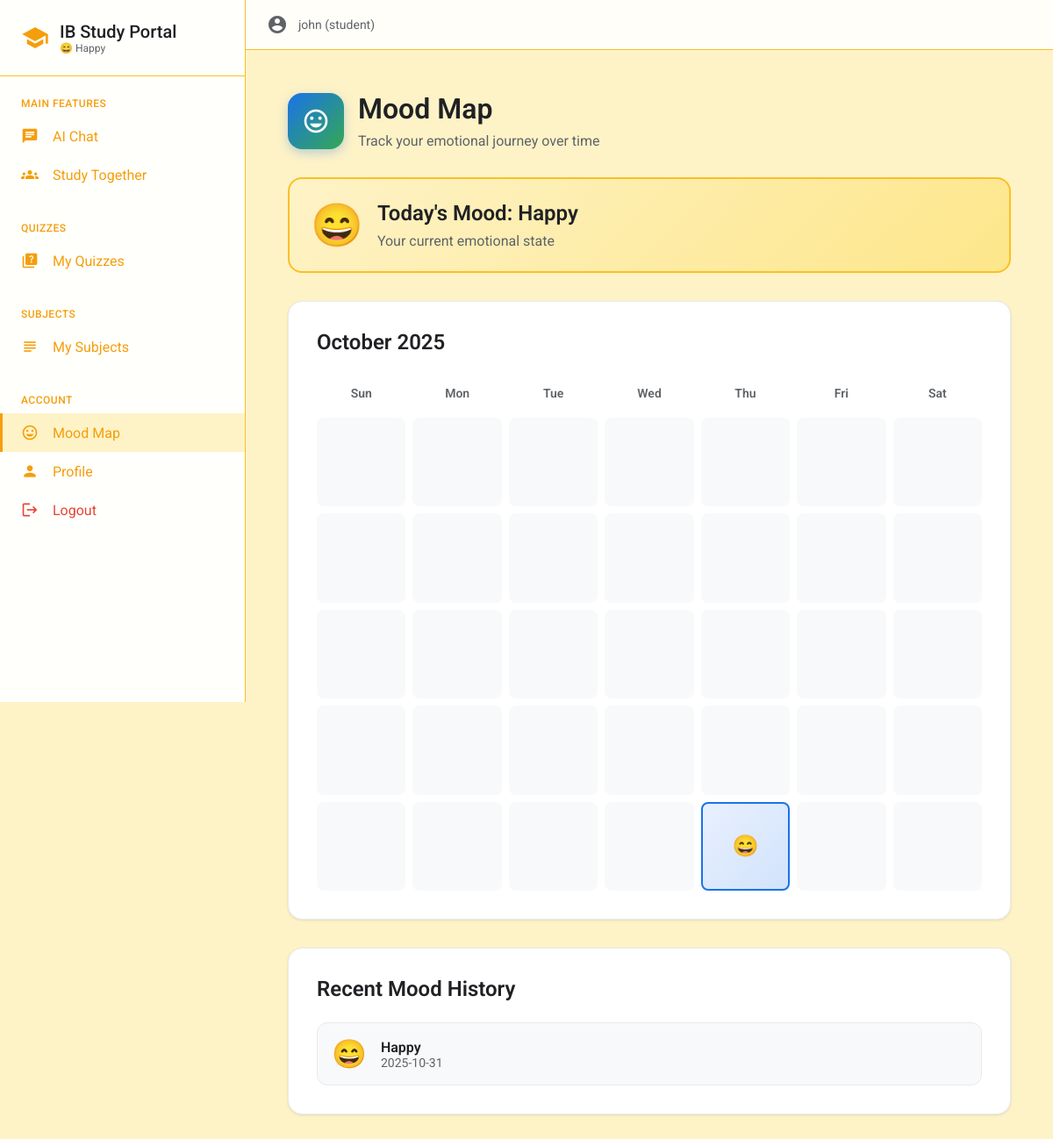
Page /mood_map (signed in) on the earlier database version.
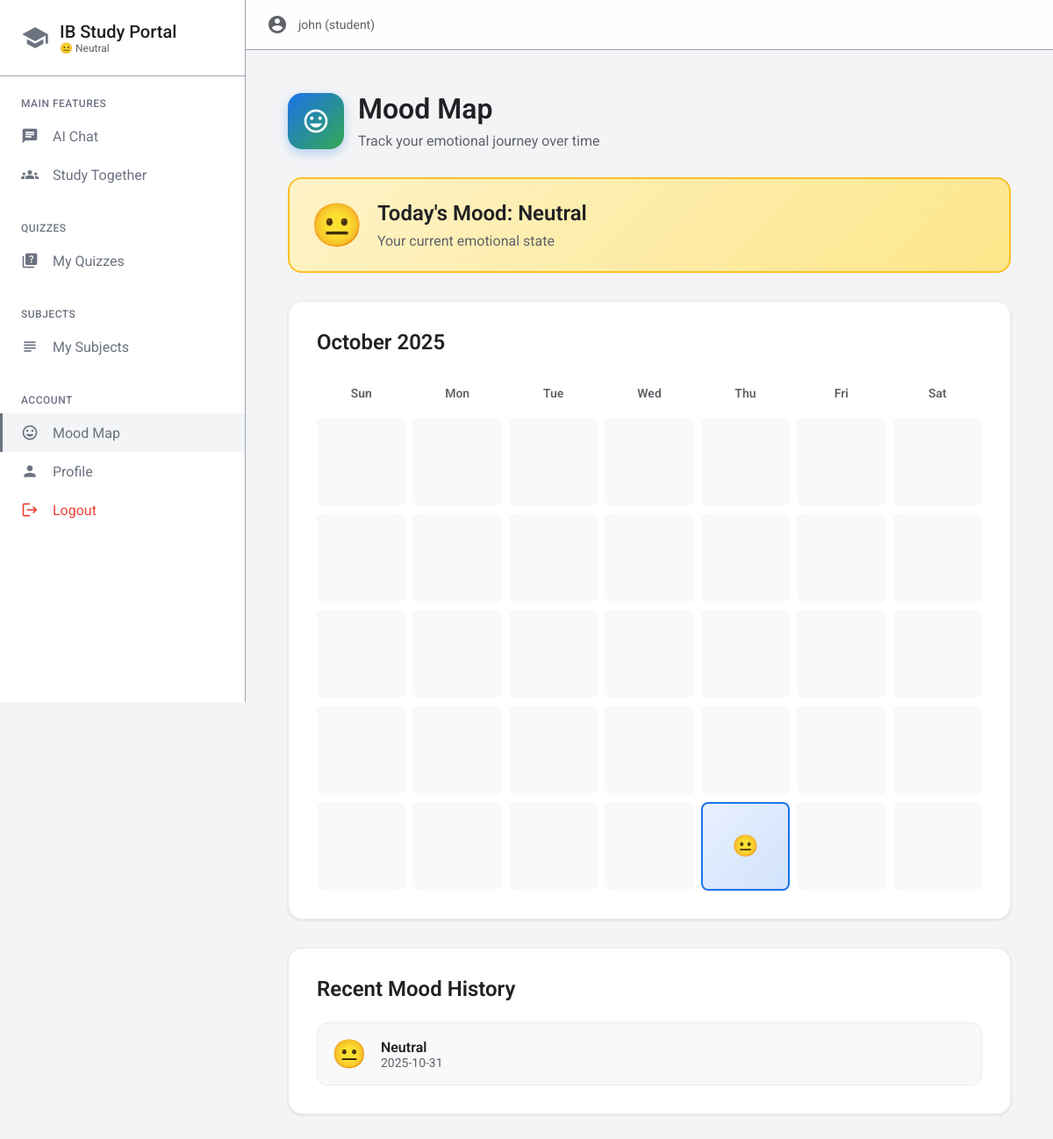
Same page on the later database version.
### tables this page shows
CREATE TABLE mood_tracking (id INTEGER PRIMARY KEY AUTOINCREMENT,user_id INTEGER,date DATE NOT NULL,mood TEXT NOT NULL,age INTEGER,gender TEXT,race TEXT,login_time TIMESTAMP DEFAULT CURRENT_TIMESTAMP,FOREIGN KEY (user_id) REFERENCES users (id),UNIQUE(user_id, date));

### auth.py (the view)
	def wrapper(*args,**kwargs):
		if 'user_id' not in session:
			flash('You need to login first','error')
			return redirect(url_for('login'))
		return f(*args,**kwargs)

### app.py (called while the page is built)
@app.template_filter('emoji')
def emoji_filter(mood):
	return mood_emoji(mood) if mood else '🙂'

@app.template_filter('month_name')
def month_name_filter(month_num):
	months=['January','February','March','April','May','June','July','August','September','October','November','December']
	return months[month_num-1] if 1<=month_num<=12 else 'Unknown'

@app.context_processor
def inject_mood_theme():
	mood=session.get('user_mood')
	if mood:
		theme=get_mood_theme(mood)
		return {'user_mood':mood,'mood_theme':theme}
	return {'user_mood':None,'mood_theme':None}

### auth.py (called while the page is built)
def login_required(f):
	def wrapper(*args,**kwargs):
		if 'user_id' not in session:
			flash('You need to login first','error')
			return redirect(url_for('login'))
		return f(*args,**kwargs)
	wrapper.__name__=f.__name__
	return wrapper

def get_current_user():
	user_id,username,role=session.get('user_id'),session.get('username'),session.get('role')
	return {'id':user_id,'username':username,'role':role}

### db.py (called while the page is built)
def get_db_connection():return sqlite3.connect(DATABASE)

### templates/mood_map.html (shortened to what the changed rows need)
{% extends "base.html" %}
{% block content %}
<div style="max-width: 1200px; margin: 0 auto; padding: 24px;">
    <div style="display: flex; align-items: center; gap: 16px; margin-bottom: 32px;">
        <div>
            <h1 style="margin: 0 0 8px 0; font-size: 32px; font-weight: 600; color: #202124;">Mood Map</h1>
        </div>
    </div>
    {% if current_mood %}
    <div style="background: linear-gradient(135deg, #fef3c7 0%, #fde68a 100%); padding: 24px; border-radius: 16px; margin-bottom: 32px; border: 2px solid #fbbf24;">
        <div style="display: flex; align-items: center; gap: 16px;">
            <div style="font-size: 48px;">{% if current_mood %}{{ current_mood|emoji }}{% else %}🙂{% endif %}</div>
            <div>
                <h2 style="margin: 0 0 8px 0; font-size: 24px; font-weight: 600; color: #202124;">Today's Mood: {{ current_mood|title }}</h2>
                <p style="margin: 0; color: #5f6368; font-size: 16px;">Your current emotional state</p>
            </div>
        </div>
    </div>
    {% endif %}
    <div style="background: white; padding: 32px; border-radius: 16px; border: 1px solid #e8eaed; box-shadow: 0 1px 3px rgba(0,0,0,0.1); margin-bottom: 32px;">
        <h2 style="margin: 0 0 24px 0; font-size: 24px; font-weight: 600; color: #202124;">{{ month|month_name }} {{ year }}</h2>
        <div style="display: grid; grid-template-columns: repeat(7, 1fr); gap: 8px;">
            <div style="text-align: center; padding: 12px; font-weight: 600; color: #5f6368; font-size: 14px;">Sun</div>
            <div style="text-align: center; padding: 12px; font-weight: 600; color: #5f6368; font-size: 14px;">Mon</div>
            <div style="text-align: center; padding: 12px; font-weight: 600; color: #5f6368; font-size: 14px;">Tue</div>
            <div style="text-align: center; padding: 12px; font-weight: 600; color: #5f6368; font-size: 14px;">Wed</div>
            <div style="text-align: center; padding: 12px; font-weight: 600; color: #5f6368; font-size: 14px;">Thu</div>
            <div style="text-align: center; padding: 12px; font-weight: 600; color: #5f6368; font-size: 14px;">Fri</div>
            <div style="text-align: center; padding: 12px; font-weight: 600; color: #5f6368; font-size: 14px;">Sat</div>
            {% for week in calendar %}
                {% for day in week %}
                    {% if day == "" %}
                        <div style="aspect-ratio: 1; background: #f8f9fa; border-radius: 8px;"></div>
                    {% else %}
                        <div style="aspect-ratio: 1; background: {% if day %}linear-gradient(135deg, #e8f0fe 0%, #d2e3fc 100%){% else %}#f8f9fa{% endif %}; border-radius: 8px; display: flex; align-items: center; justify-content: center; font-size: 24px; border: {% if day %}2px solid #1a73e8{% else %}1px solid #e8eaed{% endif %};">
                            {{ day }}
                        </div>
                    {% endif %}
                {% endfor %}
            {% endfor %}
        </div>
    </div>
    {% if mood_history %}
    <div style="background: white; padding: 32px; border-radius: 16px; border: 1px solid #e8eaed; box-shadow: 0 1px 3px rgba(0,0,0,0.1);">
        <h2 style="margin: 0 0 24px 0; font-size: 24px; font-weight: 600; color: #202124;">Recent Mood History</h2>
        <div style="display: flex; flex-direction: column; gap: 12px;">
            {% for entry in mood_history[:10] %}
            <div style="display: flex; align-items: center; gap: 16px; padding: 16px; background: #f8f9fa; border-radius: 12px; border: 1px solid #e8eaed;">
                <div style="font-size: 32px;">{{ entry.mood|emoji }}</div>
                <div style="flex: 1;">
                    <div style="font-weight: 600; color: #202124; font-size: 16px;">{{ entry.mood|title }}</div>
                    <div style="color: #5f6368; font-size: 14px;">{{ entry.date }}</div>
                </div>
            </div>
            {% endfor %}
        </div>
    </div>
    {% endif %}
</div>
{% endblock %}

### templates/base.html (shortened to what this page needs)
<!DOCTYPE html>
<html lang="en">
<head>
</head>
<body>
    <div class="app-layout">
        <nav class="sidebar" id="sidebar">
            <div class="sidebar-header">
                <span class="material-icons" style="color: {% if mood_theme %}{{ mood_theme.primary }}{% else %}#1a73e8{% endif %}; font-size: 32px; transition: color 0.5s ease;">school</span>
                <div>
                    <h1 style="margin: 0; font-size: 20px; font-weight: 500; color: #202124;">IB Study Portal</h1>
                    <p style="margin: 0; font-size: 12px; color: #5f6368;">
                        {% if user_mood %}{{ user_mood|emoji }} {{ user_mood|title }}{% else %}Educational Platform{% endif %}
                    </p>
                </div>
            </div>
            <div class="sidebar-nav">
                {% if session.user_id %}
                    {% if session.role != 'admin' %}
                    <div class="nav-section">
                        <div class="nav-section-title">Main Features</div>
                        <a href="{{ url_for('chat') }}" class="nav-item">
                            <span class="material-icons nav-item-icon">chat</span>
                            AI Chat
                        </a>
                        <a href="{{ url_for('study_together') }}" class="nav-item">
                            <span class="material-icons nav-item-icon">groups</span>
                            Study Together
                        </a>
                    </div>
                    {% endif %}
                    <div class="nav-section">
                        <div class="nav-section-title">Quizzes</div>
                        {% if session.role == 'student' %}
                        <a href="{{ url_for('student_quizzes') }}" class="nav-item">
                            <span class="material-icons nav-item-icon">quiz</span>
                            My Quizzes
                        </a>
                        {% endif %}
                    </div>
                    {% if session.role in ['student', 'teacher'] %}
                    <div class="nav-section">
                        <div class="nav-section-title">Subjects</div>
                        <a href="{{ url_for('subjects') }}" class="nav-item">
                            <span class="material-icons nav-item-icon">subject</span>
                            My Subjects
                        </a>
                    </div>
                    {% endif %}
                    <div class="nav-section">
                        <div class="nav-section-title">Account</div>
                        <a href="{{ url_for('mood_map') }}" class="nav-item">
                            <span class="material-icons nav-item-icon">mood</span>
                            Mood Map
                        </a>
                        <a href="{{ url_for('profile') }}" class="nav-item">
                            <span class="material-icons nav-item-icon">person</span>
                            Profile
                        </a>
                        <a href="{{ url_for('logout') }}" class="nav-item" style="color: #ea4335;">
                            <span class="material-icons nav-item-icon">logout</span>
                            Logout
                        </a>
                    </div>
                {% endif %}
            </div>
        </nav>
        <main class="main-content">
            <div class="content-header">
                {% if session.user_id %}
                <div style="display: flex; align-items: center; gap: 12px;">
                    <span class="material-icons" style="color: #5f6368;">account_circle</span>
                    <span style="color: #5f6368; font-size: 14px;">{{ session.username }} ({{ session.role }})</span>
                </div>
                {% endif %}
            </div>
            <div class="content-body">
                {% block content %}{% endblock %}
            </div>
        </main>
    </div>
</body>
</html>

Differences in the rows shown:
removed mood_tracking: mood "Happy", mood "😄", mood|emoji "😄", date "2025-10-31"
added mood_tracking: mood "Neutral", mood "😐", mood|emoji "😐", date "2025-10-31"
Other differences:
{{ user_mood|emoji }}: "😄" → "😐"
